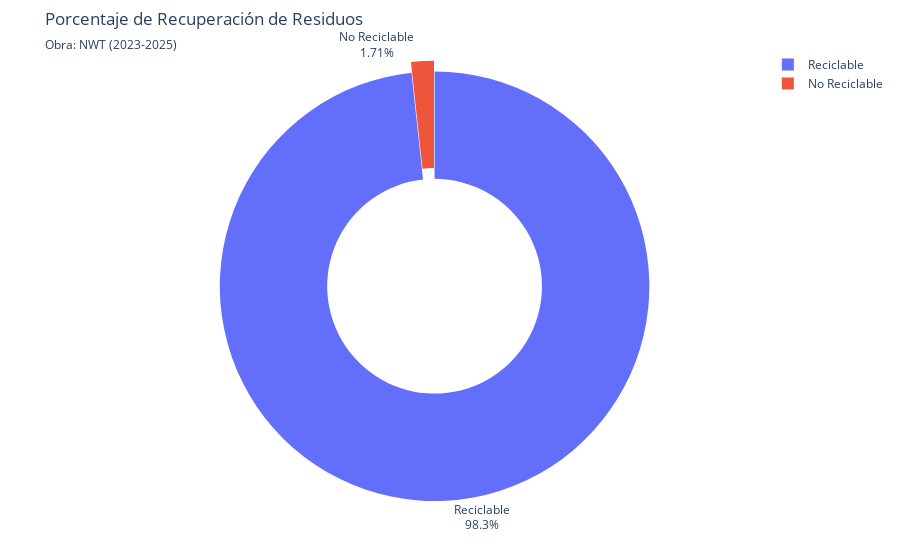

Here is the notebook cell this chart was saved with:
### Markdown cell above
***Cantidades de recuperación***

### Code cell
'''Elaboramos una lista que sume los materiales reciclables y los no reciclables
*Reciclables:
-Metal
-Pétreos
-Maderas
-Plásticos
-Papel y cartón
-Suelos
-Vidrios

*No Reciclables:
-Peligrosos
-No reciclables

'''

categorias_rec = ['Metal','Petreos','Maderas','Plásticos','No reciclable','Papel y Cartón','Peligrosos','Suelo','Vidrio']
categorias_nonrec = ['No reciclable','Peligrosos']

rec_total = bd.loc[bd['Categorias'].isin(categorias_rec),'Cantidad'].sum() #Kilogramos de resiudos reciclables
nonrec_total = bd.loc[bd['Categorias'].isin(categorias_nonrec),'Cantidad'].sum()# Kilogramos de resiudos no reciclables


bd_rec = pd.DataFrame({'Tipo':['Reciclable','No Reciclable'],'Cantidad':[rec_total,nonrec_total]})


fig3 = px.pie(
    bd_rec,
    values='Cantidad',
    names='Tipo',
    labels='lala',
    title='Porcentaje de Recuperación de Residuos',
    subtitle=f'Obra: {obra}({min_año}-{max_año})',
    template='plotly_white',
    hole=0.5  # Donut chart (0 = pie completo, 0.5 = donut grande)
)

fig3.update_traces(
    textposition='outside',
    textinfo='percent+label',  # Muestra porcentaje y nombre
    hovertemplate='<b>%{label}</b><br>%{value:,.0f} Kg<br>%{percent}<extra></extra>',
    pull=[0.05, 0]
)

fig3.update_layout(
    uniformtext_minsize=12,
    margin=dict(t=50, b=50, l=50, r=50)
)
fig3.update

fig3.show()

### Figure 1 — Plotly figure (JSON) as saved in the notebook; plotly's stock layout.template omitted (floating-point values rounded to 4 significant figures)
{"data": [{"domain": {"x": [0, 1], "y": [0, 1]}, "hole": 0.5, "hovertemplate": "<b>%{label}</b><br>%{value:,.0f} Kg<br>%{percent}<extra></extra>", "labels": ["Reciclable", "No Reciclable"], "legendgroup": "", "name": "", "pull": [0.05, 0], "showlegend": true, "textinfo": "percent+label", "textposition": "outside", "type": "pie", "values": [3104000.0, 54140.0]}], "layout": {"legend": {"tracegroupgap": 0}, "margin": {"b": 50, "l": 50, "r": 50, "t": 50}, "title": {"subtitle": {"text": "Obra: NWT (2023-2025)"}, "text": "Porcentaje de Recuperación de Residuos"}, "uniformtext": {"minsize": 12}}}
